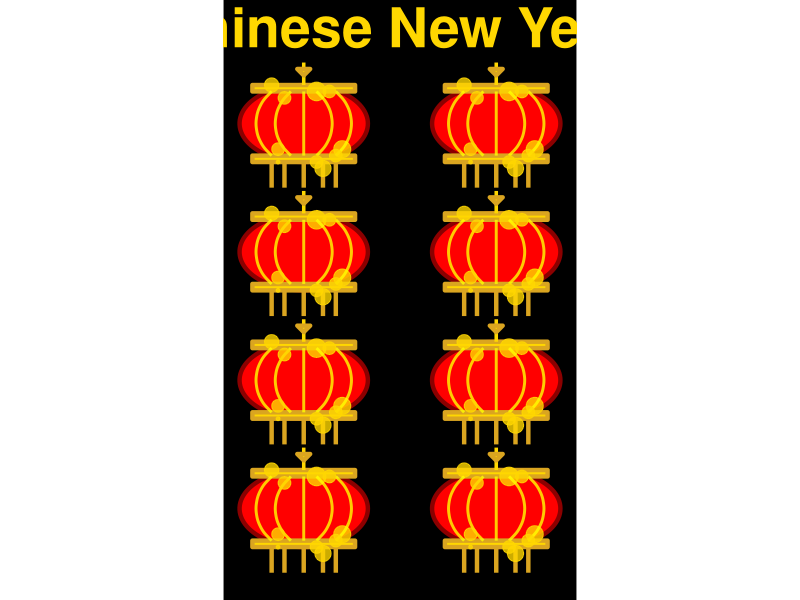

R code for this plot:
## ---- chunk 1
knitr::opts_chunk$set(
  warning = FALSE,
  message = FALSE,
  fig.path = "figs/",
  fig.width = 7.252,
  fig.height = 4,
  comment = "#>",
  fig.retina = 3,
  R.options = list(width = 60)
)
## ---- chunk 2
library(ggplot2)
library(dplyr)
library(tibble)
## ---- chunk 3
# Make one red lantern - coding all the elements of a lantern
lantern_body <- tibble(
  x = cos(seq(0, 2 * pi, length.out = 100)),
  y = sin(seq(0, 2 * pi, length.out = 100)) * 0.6 # Oval shape
)

# Decorative gold band at the top and bottom
gold_band_top <- tibble(
  x = c(-0.8, 0.8, 0.8, -0.8),
  y = c(0.6, 0.6, 0.5, 0.5)
)

gold_band_bottom <- tibble(
  x = c(-0.8, 0.8, 0.8, -0.8),
  y = c(-0.5, -0.5, -0.6, -0.6)
)

# Tassels at the bottom
tassels <- tibble(
  x = c(-0.5, -0.3, 0, 0.3, 0.5),
  xend = c(-0.5, -0.3, 0, 0.3, 0.5),
  y = rep(-0.6, 5),
  yend = rep(-1.0, 5)
)

# Hanging string at the top
hanging_string <- tibble(
  x = c(0, 0),
  y = c(0.6, 0.75)  # Longer hanging string for traditional look
)

# Chinese knot at the top
chinese_knot <- tibble(
  x = c(0, 0.1, -0.1, 0),
  y = c(0.75, 0.85, 0.85, 0.75)
)

# Star-like lights (small golden stars on the lantern)
stars <- tibble(
  x = c(0.2, -0.5, 0.6, -0.4, 0.3),
  y = c(0.5, 0.6, -0.4, -0.6, -0.7),
  size = c(2, 1.5, 1.8, 1, 1.7)
)

# Additional decorative curved lines on the lantern body
curved_lines <- tibble(
  x = c(0, 0.5, 1, 0.5, 0),
  y = c(0.3, 0.5, 0.3, -0.5, -0.7)
)

# More golden dots along the body of the lantern
dots <- tibble(
  x = c(-0.3, 0.4, -0.4, 0.5, 0.2),
  y = c(0.4, 0.5, -0.4, -0.5, -0.6)
)

# Adding vertical semi-circle curved lines
semi_circles_vertical <- tibble(
  x = c(-0.6, -0.4, 0, 0.4, 0.7),  # X positions for vertical curves
  y_start = rep(0.5, 5),  # Start at the top of the lantern
  y_end = rep(-0.5, 5),  # End at the bottom of the lantern
  curvature = c(-0.5, 0.5, -0.5, 0.5, -0.5)  # Same curvature for a semi-circle effect
)

## ---- chunk 4
# Make a function to arrange the positions (x and y) of lanterns on one figure
create_lantern_layers <- function(offset_x = 0, offset_y = 0) {
  list(
    # Lantern body
    geom_polygon(
      data = lantern_body %>% mutate(x = x + offset_x, y = y + offset_y),
      aes(x = x, y = y),
      fill = "red", color = "darkred", size = 1.5
    ),
    # Gold band at the top
    geom_polygon(
      data = gold_band_top %>% mutate(x = x + offset_x, y = y + offset_y),
      aes(x = x, y = y),
      fill = "gold", color = "goldenrod", size = 1.5
    ),
    # Gold band at the bottom
    geom_polygon(
      data = gold_band_bottom %>% mutate(x = x + offset_x, y = y + offset_y),
      aes(x = x, y = y),
      fill = "gold", color = "goldenrod", size = 1.5
    ),
    # Tassels at the bottom
    geom_segment(
      data = tassels %>% mutate(x = x + offset_x, xend = xend + offset_x, y = y + offset_y, yend = yend + offset_y),
      aes(x = x, y = y, xend = xend, yend = yend),
      color = "goldenrod", size = 1.5
    ),
    # Hanging string
    geom_segment(
      data = hanging_string %>% mutate(x = x + offset_x, y = y + offset_y),
      aes(x = x, y = y, xend = x, yend = y + 0.2),
      color = "gold", size = 1.2
    ),
    # Chinese knot at the top
    geom_polygon(
      data = chinese_knot %>% mutate(x = x + offset_x, y = y + offset_y),
      aes(x = x, y = y),
      fill = "gold", color = "goldenrod", size = 1.5
    ),
    # Tiny stars/lights around the lantern
    geom_point(
      data = stars %>% mutate(x = x + offset_x, y = y + offset_y),
      aes(x = x, y = y, size = size),
      color = "gold", alpha = 0.8,
      show.legend = FALSE
    ),
    # Add vertical semi-circle curved lines on the lantern body
    geom_curve(
      aes(x = offset_x - 0.5, y = offset_y + 0.5, xend = offset_x - 0.5, yend = offset_y - 0.5),
      curvature = 0.5, color = "yellow", size = 1, alpha = 0.8
    ),
    geom_curve(
      aes(x = offset_x - 0.2, y = offset_y + 0.5, xend = offset_x - 0.2, yend = offset_y - 0.5),
      curvature = 0.5, color = "yellow", size = 1, alpha = 0.8
    ),
    geom_curve(
      aes(x = offset_x, y = offset_y + 0.5, xend = offset_x, yend = offset_y - 0.5),
      curvature = 0, color = "yellow", size = 1, alpha = 0.8
    ),
    geom_curve(
      aes(x = offset_x + 0.2, y = offset_y + 0.5, xend = offset_x + 0.2, yend = offset_y - 0.5),
      curvature = -0.5, color = "yellow", size = 1, alpha = 0.8
    ),
    geom_curve(
      aes(x = offset_x + 0.5, y = offset_y + 0.5, xend = offset_x + 0.5, yend = offset_y - 0.5),
      curvature = -0.5, color = "yellow", size = 1, alpha = 0.8
    ),
    # Dots along the lantern body
    geom_point(
      data = dots %>% mutate(x = x + offset_x, y = y + offset_y),
      aes(x = x, y = y),
      color = "gold", size = 4, alpha = 0.8
    )
  )
}

# Combine all lanterns into a single plot
lanterns_plot <- ggplot() +
  # Add eight lanterns with different offsets
  create_lantern_layers(-1.5, 1) +
  create_lantern_layers(1.5, 1) +
  create_lantern_layers(-1.5, -1) +
  create_lantern_layers(1.5, -1) +
  create_lantern_layers(-1.5, -3) +
  create_lantern_layers(1.5, -3) +
  create_lantern_layers(-1.5, -5) +
  create_lantern_layers(1.5, -5) +
  # Fixed axis and black background
  coord_fixed() +
  theme_void() +
  theme(panel.background = element_rect(fill = "black")) +
  # Add the "Happy Chinese New Year!" message at the top
  annotate("text", x = 0, y = 2.5, label = "Happy Chinese New Year 2025!!!", size = 14, color = "gold", fontface = "bold", hjust = 0.5)

# Display the plot
print(lanterns_plot)

## ---- chunk 5
library(ggplot2)
library(dplyr)
library(tibble)
## ---- chunk 6
lantern_body <- tibble(
  x = cos(seq(0, 2 * pi, length.out = 100)),
  y = sin(seq(0, 2 * pi, length.out = 100)) * 0.6 # Oval shape
)

# Decorative gold band at the top and bottom
gold_band_top <- tibble(
  x = c(-0.8, 0.8, 0.8, -0.8),
  y = c(0.6, 0.6, 0.5, 0.5)
)

gold_band_bottom <- tibble(
  x = c(-0.8, 0.8, 0.8, -0.8),
  y = c(-0.5, -0.5, -0.6, -0.6)
)

# Tassels at the bottom
tassels <- tibble(
  x = c(-0.5, -0.3, 0, 0.3, 0.5),
  xend = c(-0.5, -0.3, 0, 0.3, 0.5),
  y = rep(-0.6, 5),
  yend = rep(-1.0, 5)
)

# Hanging string at the top
hanging_string <- tibble(
  x = c(0, 0),
  y = c(0.6, 0.75)  # Longer hanging string for traditional look
)

# Chinese knot at the top
chinese_knot <- tibble(
  x = c(0, 0.1, -0.1, 0),
  y = c(0.75, 0.85, 0.85, 0.75)
)

# Star-like lights (small golden stars on the lantern)
stars <- tibble(
  x = c(0.2, -0.5, 0.6, -0.4, 0.3),
  y = c(0.5, 0.6, -0.4, -0.6, -0.7),
  size = c(2, 1.5, 1.8, 1, 1.7)
)

# Additional decorative curved lines on the lantern body
curved_lines <- tibble(
  x = c(0, 0.5, 1, 0.5, 0),
  y = c(0.3, 0.5, 0.3, -0.5, -0.7)
)

# More golden dots along the body of the lantern
dots <- tibble(
  x = c(-0.3, 0.4, -0.4, 0.5, 0.2),
  y = c(0.4, 0.5, -0.4, -0.5, -0.6)
)

# Adding vertical semi-circle curved lines
semi_circles_vertical <- tibble(
  x = c(-0.6, -0.4, 0, 0.4, 0.7),  # X positions for vertical curves
  y_start = rep(0.5, 5),  # Start at the top of the lantern
  y_end = rep(-0.5, 5),  # End at the bottom of the lantern
  curvature = c(-0.5, 0.5, -0.5, 0.5, -0.5)  # Same curvature for a semi-circle effect
)
## ---- chunk 7
create_lantern_layers <- function(offset_x = 0, offset_y = 0) {
  list(
    # Lantern body
    geom_polygon(
      data = lantern_body %>% mutate(x = x + offset_x, y = y + offset_y),
      aes(x = x, y = y),
      fill = "red", color = "darkred", size = 1.5
    ),
    # Gold band at the top
    geom_polygon(
      data = gold_band_top %>% mutate(x = x + offset_x, y = y + offset_y),
      aes(x = x, y = y),
      fill = "gold", color = "goldenrod", size = 1.5
    ),
    # Gold band at the bottom
    geom_polygon(
      data = gold_band_bottom %>% mutate(x = x + offset_x, y = y + offset_y),
      aes(x = x, y = y),
      fill = "gold", color = "goldenrod", size = 1.5
    ),
    # Tassels at the bottom
    geom_segment(
      data = tassels %>% mutate(x = x + offset_x, xend = xend + offset_x, y = y + offset_y, yend = yend + offset_y),
      aes(x = x, y = y, xend = xend, yend = yend),
      color = "goldenrod", size = 1.5
    ),
    # Hanging string
    geom_segment(
      data = hanging_string %>% mutate(x = x + offset_x, y = y + offset_y),
      aes(x = x, y = y, xend = x, yend = y + 0.2),
      color = "gold", size = 1.2
    ),
    # Chinese knot at the top
    geom_polygon(
      data = chinese_knot %>% mutate(x = x + offset_x, y = y + offset_y),
      aes(x = x, y = y),
      fill = "gold", color = "goldenrod", size = 1.5
    ),
    # Tiny stars/lights around the lantern
    geom_point(
      data = stars %>% mutate(x = x + offset_x, y = y + offset_y),
      aes(x = x, y = y, size = size),
      color = "gold", alpha = 0.8,
      show.legend = FALSE
    ),
    # Add vertical semi-circle curved lines on the lantern body
    geom_curve(
      aes(x = offset_x - 0.5, y = offset_y + 0.5, xend = offset_x - 0.5, yend = offset_y - 0.5),
      curvature = 0.5, color = "yellow", size = 1, alpha = 0.8
    ),
    geom_curve(
      aes(x = offset_x - 0.2, y = offset_y + 0.5, xend = offset_x - 0.2, yend = offset_y - 0.5),
      curvature = 0.5, color = "yellow", size = 1, alpha = 0.8
    ),
    geom_curve(
      aes(x = offset_x, y = offset_y + 0.5, xend = offset_x, yend = offset_y - 0.5),
      curvature = 0, color = "yellow", size = 1, alpha = 0.8
    ),
    geom_curve(
      aes(x = offset_x + 0.2, y = offset_y + 0.5, xend = offset_x + 0.2, yend = offset_y - 0.5),
      curvature = -0.5, color = "yellow", size = 1, alpha = 0.8
    ),
    geom_curve(
      aes(x = offset_x + 0.5, y = offset_y + 0.5, xend = offset_x + 0.5, yend = offset_y - 0.5),
      curvature = -0.5, color = "yellow", size = 1, alpha = 0.8
    ),
    # Dots along the lantern body
    geom_point(
      data = dots %>% mutate(x = x + offset_x, y = y + offset_y),
      aes(x = x, y = y),
      color = "gold", size = 4, alpha = 0.8
    )
  )
}

## ---- chunk 8
lanterns_plot <- ggplot() +
  # Add eight lanterns with different offsets
  create_lantern_layers(-1.5, 1) +
  create_lantern_layers(1.5, 1) +
  create_lantern_layers(-1.5, -1) +
  create_lantern_layers(1.5, -1) +
  create_lantern_layers(-1.5, -3) +
  create_lantern_layers(1.5, -3) +
  create_lantern_layers(-1.5, -5) +
  create_lantern_layers(1.5, -5) +
  # Fixed axis and black background
  coord_fixed() +
  theme_void() +
  theme(panel.background = element_rect(fill = "black")) +
  # Add the "Happy Chinese New Year!" message at the top
  annotate("text", x = 0, y = 2.5, label = "Happy Chinese New Year 2025!!!", size = 14, color = "gold", fontface = "bold", hjust = 0.5)


